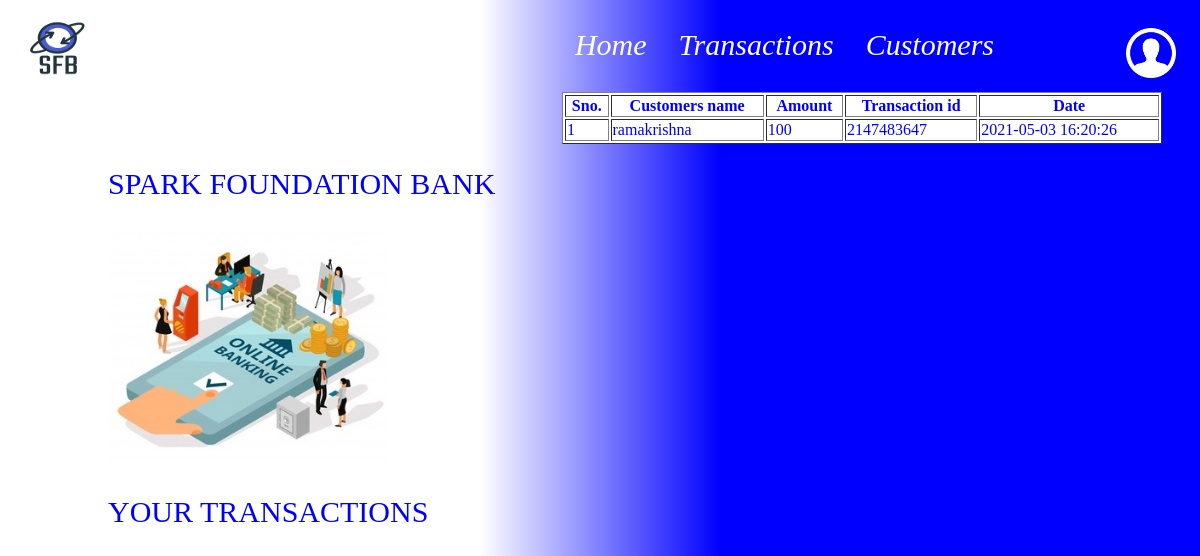
/transaction.php, run on the app's committed database.
### tables this page shows
CREATE TABLE `transactions` (
  `transaction_id` int(11) NOT NULL DEFAULT current_timestamp(),
  `date` datetime NOT NULL,
  `sender_id` int(11) NOT NULL,
  `receiver_id` int(11) NOT NULL,
  `amount` int(11) NOT NULL
);

CREATE TABLE `customers` (
  `cust_id` int(6) NOT NULL,
  `cust_name` char(20) NOT NULL,
  `email` varchar(25) NOT NULL,
  `current_balance` int(50) NOT NULL,
  `contact_no` int(11) NOT NULL
);

### transaction.php (the view, shortened to what this page needs)
<?php
    include("connection.php");
    $id = 260800;
	$sql = "SELECT `cust_name`,`transaction_id`,`amount`,`date` from `transactions`,`customers`
            WHERE `sender_id`= $id AND `cust_id` = `receiver_id` ORDER BY `transaction_id`";
    $result = $conn->query($sql);
?>
<!DOCTYPE html>
<html>
	<head>
	</head>
	<body>
		<div class="topnav">
			<a href="index.html" ><img src="pf logo.png" width="50" height="50" align=right style="padding-left: 100px; padding-top: 0px;"></a>
			<a class="italic" href="customer.php">Customers</a>
			<a class="italic" href="transaction.php">Transactions</a>
			<a class="italic" href="index.html">Home</a>
			<img src="SFB logo.png" width=100 height=80 style="float: left;padding-right: 0px;padding-top: 0px;">
		</div>
		<div class="container">
			<p style="padding-left:100px; font-family: 'Brush Script MT', cursive; font-size: 30px; color: #0000ff;padding-top:45px;">SPARK FOUNDATION BANK</p>
			<img src="online-banking-logo.jpg" width="280" height="230" style="padding-left:100px;">
			<p style="padding-left:100px; font-family: 'Brush Script MT', cursive; font-size: 30px; color: #0000ff;">YOUR TRANSACTIONS</p>
        </div>
		<div class="transaction-list">
            <table border="">
			<tr>
                <th>Sno.</th>
				<th>Customers name</th>
				<th>Amount</th>
				<th>Transaction id</th>
				<th>Date</th>
			</tr>
				<?php
                    if ($result->num_rows > 0) {
                        $sno = 1;
                        while($row = $result->fetch_assoc()) {
                            echo "<tr><td>".$sno."</td>
								<td>". $row["cust_name"]."</td>
								<td>". $row["amount"]."</td>
								<td>". $row["transaction_id"]."</td>
								<td>".$row["date"]."</td></tr>";
                            $sno++;
							}
                    }
					else {
                        echo "<h3 align= center style= padding-top:45px;>No Transactions</h3>";
                        }
                ?>
            </table>
        </div>
	</body>
</html>

### transaction.php (style rules this page uses)
body { background:linear-gradient(90deg,#ffffff 40%,#0000ff 60%); }
.topnav { overflow: hidden; background-color: none; }
.topnav a { float: right; color: white; text-align: center; padding: 14px 16px; text-decoration: none; font-size: 30px; padding-top: 20px; }
.italic { font-style: italic; }
.container { float:left; }
.transaction-list { float: right; padding-right: 30px; }
table { background-color: #ffffff; color: #0000ff; width: 600px; }

### data on the page
transactions: customers.cust_name "ramakrishna", amount "100", transaction_id "2147483647", date "2021-05-03 16:20:26"
